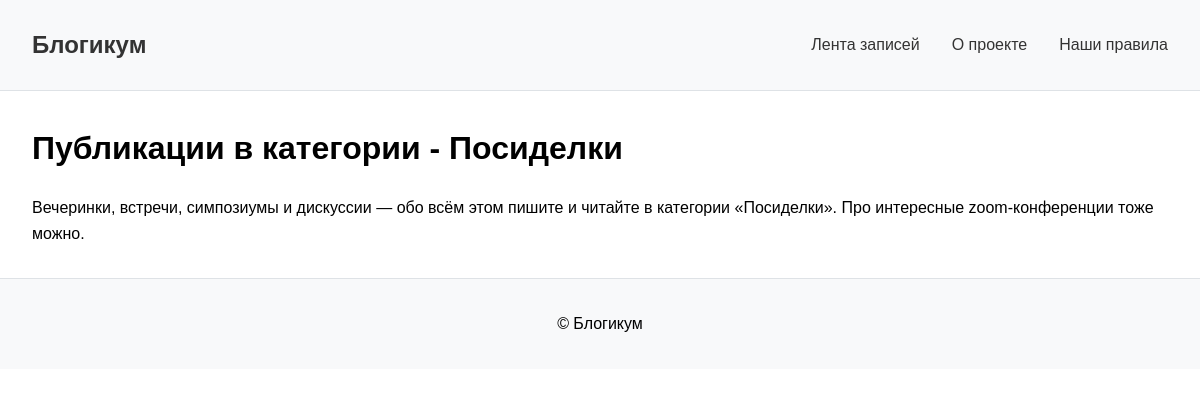
Page /category/party/ on the committed database.
### blog/models.py (models this page shows, shortened)
class Category(models.Model):
    title = models.CharField(
        max_length=256,
        verbose_name='Заголовок',
        help_text='Максимальная длина 256 символов'
    )
    description = models.TextField(
        verbose_name='Описание'
    )
    slug = models.SlugField(
        unique=True,
        verbose_name='Идентификатор',
        help_text='Идентификатор страницы для URL; '
        'разрешены символы латиницы, цифры, дефис и подчёркивание.'
    )
    is_published = models.BooleanField(
        default=True,
        verbose_name='Опубликовано',
        help_text='Снимите галочку, чтобы скрыть публикацию.'
    )
    created_at = models.DateTimeField(
        auto_now_add=True,
        verbose_name='Добавлено'
    )
    class Meta:
        verbose_name = 'категория'
        verbose_name_plural = 'Категории'

### blog/views.py (the view)
def category_posts(request, category_slug):
    category = get_object_or_404(
        Category,
        slug=category_slug,
        is_published=True
    )
    post_list = Post.objects.filter(
        category=category,
        is_published=True,
        pub_date__lte=timezone.now()
    ).order_by('-pub_date')
    context = {'category': category, 'post_list': post_list}
    return render(request, 'blog/category.html', context)

### templates/blog/category.html (shortened to what this page needs)
{% extends "base.html" %}
{% block content %}
  <h1 class="text-center">Публикации в категории - {{ category.title }}</h1>
  <p class="col-6 offset-3 mb-5 lead text-center">{{ category.description }}</p>
{% endblock %}

### templates/base.html (style rules this page uses)
body { font-family: Arial, sans-serif; margin: 0; padding: 0; line-height: 1.6; }

### rows in the picture
Category: title "Посиделки", description "Вечеринки, встречи, симпозиумы и дискуссии — обо всём этом пишите и читайте в категории «Посиделки». Про интересные zoom-конференции тоже можно."
